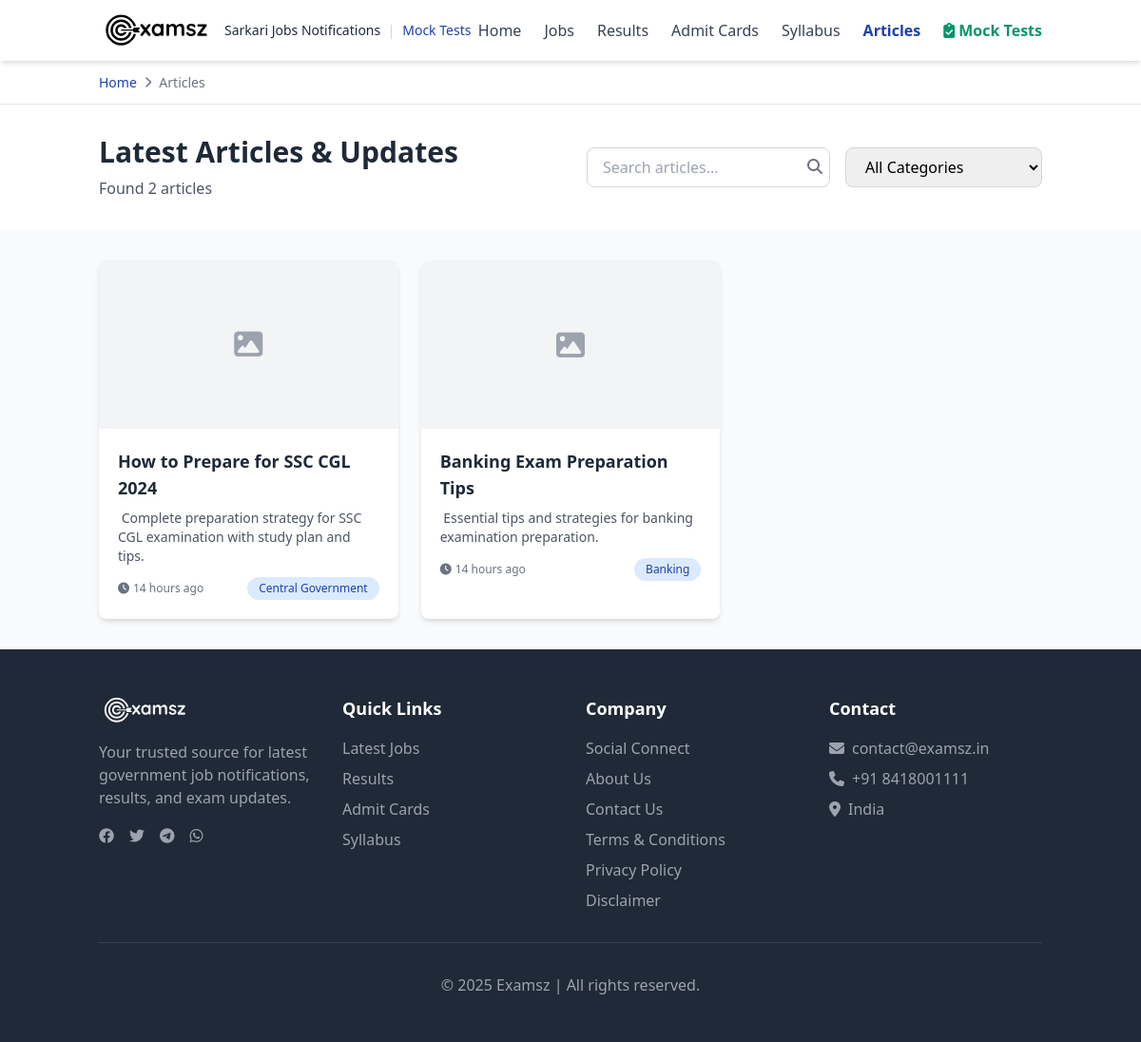
/posts.php, run on the app's committed database.
### tables this page shows
CREATE TABLE posts (
  id INT AUTO_INCREMENT PRIMARY KEY,
  title VARCHAR(255) NOT NULL,
  slug VARCHAR(255) NOT NULL UNIQUE,
  excerpt TEXT,
  content LONGTEXT,
  category_id INT,
  status ENUM('draft','published') DEFAULT 'published',
  meta_title VARCHAR(255),
  meta_description VARCHAR(255),
  thumbnail_url VARCHAR(500) NULL,
  author_id INT NULL,
  extras JSON NULL,
  published_at DATETIME DEFAULT CURRENT_TIMESTAMP,
  created_at TIMESTAMP DEFAULT CURRENT_TIMESTAMP,
  updated_at TIMESTAMP NULL,
  FOREIGN KEY (category_id) REFERENCES categories(id) ON DELETE SET NULL,
  FOREIGN KEY (author_id) REFERENCES authors(id) ON DELETE SET NULL,
  FULLTEXT KEY ft_posts_main (title, excerpt, content),
  KEY idx_posts_published_at (published_at)
);

CREATE TABLE categories (
  id INT AUTO_INCREMENT PRIMARY KEY,
  name VARCHAR(100) NOT NULL,
  slug VARCHAR(150) NOT NULL UNIQUE
);

### src/db.php (called while the page is built, shortened)
<?php
class Database {
    private static $instance = null;
    private $connection;
    private function __construct() {
        try {
            $this->connection = new PDO(
                "mysql:host=" . DB_HOST . ";dbname=" . DB_NAME . ";charset=utf8mb4",
                DB_USER,
                DB_PASS,
                [
                    PDO::ATTR_ERRMODE => PDO::ERRMODE_EXCEPTION,
                    PDO::ATTR_DEFAULT_FETCH_MODE => PDO::FETCH_ASSOC,
                    PDO::ATTR_EMULATE_PREPARES => false
                ]
            );
        } catch (PDOException $e) {
            error_log("Database connection failed: " . $e->getMessage());
            $this->connection = null;
        }
    }
    public static function getInstance() {
        if (self::$instance === null) {
            self::$instance = new self();
        }
        return self::$instance;
    }
    public function query($sql, $params = []) {
        $stmt = $this->connection->prepare($sql);
        $stmt->execute($params);
        return $stmt;
    }
    public function fetchAll($sql, $params = []) {
        return $this->query($sql, $params)->fetchAll();
    }
    public function fetchOne($sql, $params = []) {
        return $this->query($sql, $params)->fetch();
    }
}
function getDB() {
    return Database::getInstance();
}
?>

### src/models/Post.php (called while the page is built, shortened)
<?php
require_once __DIR__ . '/../db.php';
class Post {
    private $db;
    public function __construct() {
        $this->db = getDB();
    }
    public function getAll($limit = 15, $offset = 0, $category = null) {
        $sql = "SELECT p.*, c.name as category_name, c.slug as category_slug,
                        a.name as author_name, a.avatar_url as author_avatar
                FROM posts p
                LEFT JOIN categories c ON p.category_id = c.id
                LEFT JOIN authors a ON p.author_id = a.id
                WHERE p.status = 'published'";
        $params = [];
        $sql .= " ORDER BY p.published_at DESC LIMIT ? OFFSET ?";
        $params[] = $limit;
        $params[] = $offset;
        return $this->db->fetchAll($sql, $params);
    }
    public function getCount($category = null) {
        $sql = "SELECT COUNT(*) as count FROM posts p";
        $params = [];
        if ($category) {
            $sql .= " LEFT JOIN categories c ON p.category_id = c.id WHERE p.status = 'published' AND c.slug = ?";
            $params[] = $category;
        } else {
            $sql .= " WHERE p.status = 'published'";
        }
        $result = $this->db->fetchOne($sql, $params);
        return $result['count'];
    }
}
?>

### src/helpers.php (called while the page is built, shortened)
<?php
require_once __DIR__ . '/models/Ad.php';
require_once __DIR__ . '/db.php';
function timeAgo($datetime) {
    $time = time() - strtotime($datetime);
    if ($time < 86400) return floor($time/3600) . ' hours ago';
    return floor($time/31536000) . ' years ago';
}
    ?>

### posts.php (the view, shortened to what this page needs)
<?php
require_once __DIR__ . '/src/db.php';
require_once __DIR__ . '/src/helpers.php';
require_once __DIR__ . '/src/models/Post.php';
$postModel = new Post();
$page = isset($_GET['page']) ? (int)$_GET['page'] : 1;
$search = isset($_GET['search']) ? sanitizeInput($_GET['search']) : null;
$category = isset($_GET['category']) ? sanitizeInput($_GET['category']) : null;
$perPage = POSTS_PER_PAGE ?? 12;
if ($search) {
    $posts = $postModel->search($search, $perPage, ($page - 1) * $perPage);
    $totalPosts = $postModel->countSearch($search);
} else {
    $posts = $postModel->getAll($perPage, ($page - 1) * $perPage, $category);
    $totalPosts = $postModel->getCount($category);
}
$pageTitle = $search ? "Search Articles: $search" : 'Latest Articles & Updates';
include 'includes/header.php';
?>
    <div class="bg-white border-b">
        <div class="container mx-auto px-4 py-3">
            <div class="breadcrumb">
                <a href="<?= SITE_URL ?>">Home</a>
                <i class="fas fa-chevron-right text-xs"></i>
                <span>Articles</span>
            </div>
        </div>
    </div>
    <section class="bg-white py-8">
        <div class="container mx-auto px-4">
            <div class="flex flex-col md:flex-row md:items-center md:justify-between">
                <div>
                    <h1 class="text-2xl md:text-3xl font-bold text-gray-800 mb-2"><?= htmlspecialchars($pageTitle) ?></h1>
                    <p class="text-gray-600">Found <?= $totalPosts ?> articles</p>
                </div>
                <div class="mt-4 md:mt-0 flex flex-col md:flex-row gap-4">
                    <div class="relative">
                        <input type="text" id="post-search" value="<?= htmlspecialchars($search ?? '') ?>" placeholder="Search articles..."
                               class="px-4 py-2 border border-gray-300 rounded-lg focus:outline-none focus:ring-2 focus:ring-primary w-full md:w-64">
                        <button id="post-search-btn" class="absolute right-2 top-2 text-gray-500 hover:text-primary">
                            <i class="fas fa-search"></i>
                        </button>
                    </div>
                    <select id="category-filter" class="px-4 py-2 border border-gray-300 rounded-lg focus:outline-none focus:ring-2 focus:ring-primary">
                        <option value="">All Categories</option>
                    </select>
                </div>
            </div>
        </div>
    </section>
    <section class="py-8">
        <div class="container mx-auto px-4">
            <?php if (empty($posts)): ?>
            <div class="text-center py-12">
                <i class="fas fa-newspaper text-gray-400 text-6xl mb-4"></i>
                <h3 class="text-xl font-semibold text-gray-600 mb-2">No articles found</h3>
                <p class="text-gray-500">Try adjusting your search or filter.</p>
            </div>
            <?php else: ?>
            <div class="lg:flex lg:items-start lg:gap-6">
                <div class="flex-1 order-1">
                <div class="grid grid-cols-1 md:grid-cols-2 lg:grid-cols-3 gap-6">
                <?php $__i = 0; foreach ($posts as $p): ?>
                <?php $thumb = !empty($p['thumbnail_url']) ? $p['thumbnail_url'] : (getSetting('default_post_thumbnail') ?: null); ?>
                <article class="bg-white rounded-lg shadow-md overflow-hidden card-hover">
                    <?php if (!empty($thumb)): ?>
                    <a href="<?= SITE_URL ?>/post/<?= urlencode($p['slug']) ?>" class="block aspect-[16/9] bg-gray-100">
                        <img src="<?= htmlspecialchars($thumb) ?>" alt="<?= htmlspecialchars($p['title']) ?>" class="w-full h-full object-cover" loading="lazy">
                    </a>
                    <?php else: ?>
                    <a href="<?= SITE_URL ?>/post/<?= urlencode($p['slug']) ?>" class="block aspect-[16/9] bg-gray-100 flex items-center justify-center text-gray-400">
                        <i class="fas fa-image text-3xl"></i>
                    </a>
                    <?php endif; ?>
                    <div class="p-5">
                    <h3 class="text-lg font-semibold text-gray-800 line-clamp-2 mb-2">
                        <a href="<?= SITE_URL ?>/post/<?= urlencode($p['slug']) ?>" class="hover:text-primary">
                            <?= htmlspecialchars($p['title']) ?>
                        </a>
                    </h3>
                    <?php if (!empty($p['excerpt'])): ?>
                    <p class="text-gray-600 text-sm line-clamp-3 mb-3">&nbsp;<?= htmlspecialchars($p['excerpt']) ?></p>
                    <?php endif; ?>
                    <div class="text-xs text-gray-500 flex items-center justify-between">
                        <span class="flex items-center gap-2">
                            <span><i class="fas fa-clock mr-1"></i><?= timeAgo($p['published_at'] ?? $p['updated_at'] ?? '') ?></span>
                        </span>
                        <?php if (!empty($p['category_name'])): ?>
                        <span class="badge badge-primary"><?= htmlspecialchars($p['category_name']) ?></span>
                        <?php endif; ?>
                    </div>
                    </div>
                </article>
                <?php endforeach; ?>
                </div>
                </div>
            </div>
            <?php endif; ?>
        </div>
    </section>
<?php include 'includes/footer.php'; ?>

### assets/css/style.css (style rules this page uses)
.line-clamp-2 { display: -webkit-box; -webkit-line-clamp: 2; line-clamp: 2; -webkit-box-orient: vertical; overflow: hidden; }
.line-clamp-3 { display: -webkit-box; -webkit-line-clamp: 3; line-clamp: 3; -webkit-box-orient: vertical; overflow: hidden; }
.badge { display: inline-flex; align-items: center; padding: 0.25rem 0.75rem; border-radius: 9999px; font-size: 0.75rem; font-weight: 500; }
.badge-primary { background-color: #dbeafe; color: #1e40af; }
.card-hover { transition: all 0.3s ease; }
.breadcrumb { display: flex; align-items: center; flex-wrap: wrap; gap: 0.5rem; font-size: 0.875rem; color: #6b7280; }
.breadcrumb a { color: #1e40af; text-decoration: none; }

### data on the page
posts: title "How to Prepare for SSC CGL 2024", excerpt "Complete preparation strategy for SSC CGL examination with study plan and tips.", published_at "14 hours ago", category.name "Central Government"
posts: title "Banking Exam Preparation Tips", excerpt "Essential tips and strategies for banking examination preparation.", published_at "14 hours ago", category.name "Banking"

### other printed values
$pageTitle "Latest Articles & Updates"
$totalPosts "2"
